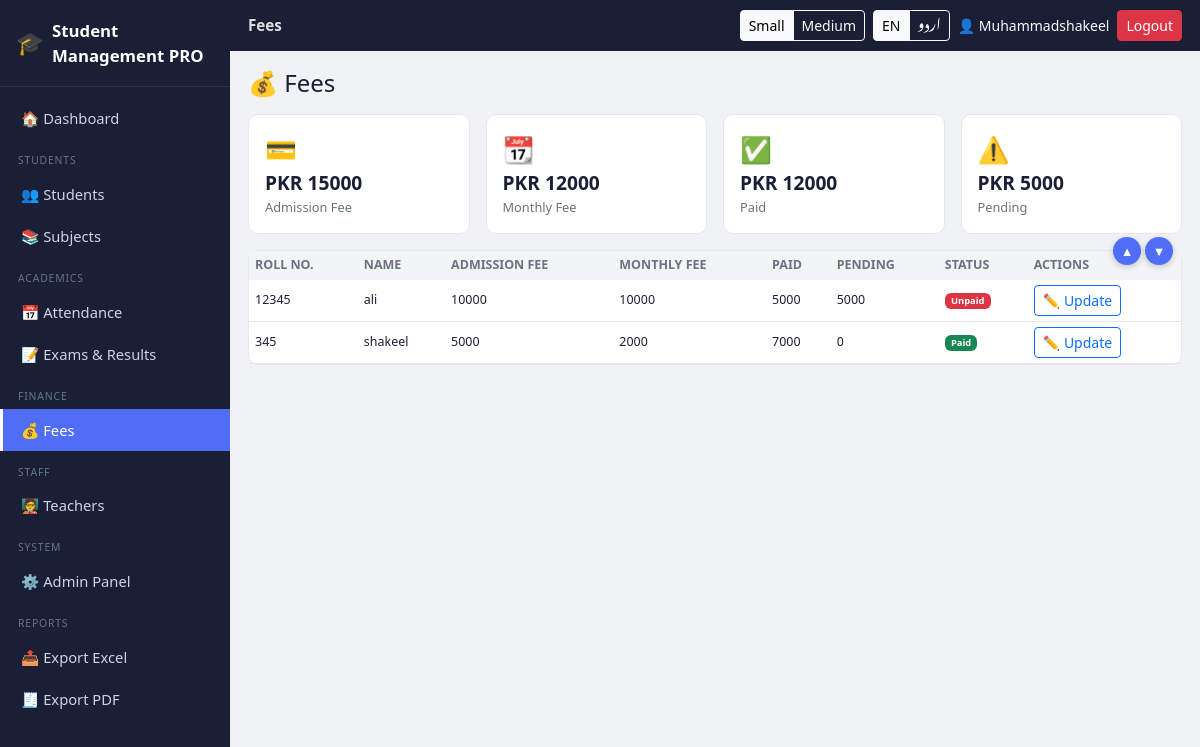
The app's page /fees (signed in) with its own data.
### tables this page shows
CREATE TABLE users(
        id INTEGER PRIMARY KEY AUTOINCREMENT,
        username TEXT UNIQUE NOT NULL,
        password_hash TEXT NOT NULL,
        full_name TEXT,
        role TEXT NOT NULL,
        density TEXT DEFAULT 'medium',
        created_at TEXT
    );

CREATE TABLE students(
        id INTEGER PRIMARY KEY AUTOINCREMENT,
        roll_no TEXT UNIQUE NOT NULL,
        name TEXT NOT NULL,
        father TEXT,
        email TEXT,
        class_name TEXT,
        age INTEGER,
        attendance REAL DEFAULT 100,
        student_user_id INTEGER,
        parent_user_id INTEGER,
        admission_fee REAL DEFAULT 5000,
        monthly_fee REAL DEFAULT 2000,
        fee_paid REAL DEFAULT 0,
        fee_pending REAL DEFAULT 7000,
        fee_status TEXT DEFAULT 'unpaid'
    );

### app.py (the view, shortened to what this page needs)
@app.route("/fees", methods=["GET", "POST"])
@login_required(roles=["admin"])
def fees_page():
    db = get_db()
    students = db.execute("SELECT * FROM students ORDER BY name").fetchall()
    totals = {
        "admission": sum(s["admission_fee"] for s in students),
        "monthly": sum(s["monthly_fee"] for s in students),
        "paid": sum(s["fee_paid"] for s in students),
        "pending": sum(s["fee_pending"] for s in students),
    }
    return render_template("fees.html", students=students, totals=totals)

### app.py (called while the page is built)
def get_db():
    if "db" not in g:
        g.db = sqlite3.connect(DB_PATH)
        g.db.row_factory = sqlite3.Row
        g.db.execute("PRAGMA foreign_keys = ON")
    return g.db

def current_user():
    uid = session.get("user_id")
    if not uid:
        return None
    db = get_db()
    return db.execute("SELECT * FROM users WHERE id=?", (uid,)).fetchone()

def login_required(roles=None):
    def deco(fn):
        @wraps(fn)
        def wrapper(*a, **kw):
            user = current_user()
            if not user:
                return redirect(url_for("login"))
            if roles and user["role"] not in roles:
                abort(403)
            return fn(*a, **kw)
        return wrapper
    return deco

@app.context_processor
def inject_globals():
    lang = session.get("lang", "en")
    return dict(
        t=get_translator(lang),
        lang=lang,
        current_user=current_user(),
        density=(current_user()["density"] if current_user() else session.get("density", "medium")),
    )

### translations.py (called while the page is built)
def get_translator(lang):
    table = TRANSLATIONS.get(lang, TRANSLATIONS["en"])
    def t(key):
        return table.get(key, TRANSLATIONS["en"].get(key, key))
    return t

### templates/fees.html (shortened to what this page needs)
{% extends "base.html" %}
{% block title %}{{ t('fees') }}{% endblock %}
{% block content %}
<h4 class="mb-3">💰 {{ t('fees') }}</h4>
<div class="row g-3 mb-3">
  <div class="col-6 col-md-3">
    <div class="stat-card"><div class="stat-icon">💳</div><div class="stat-value">PKR {{ "%.0f"|format(totals.admission) }}</div><div class="stat-label">{{ t('admission_fee') }}</div></div>
  </div>
  <div class="col-6 col-md-3">
    <div class="stat-card"><div class="stat-icon">📆</div><div class="stat-value">PKR {{ "%.0f"|format(totals.monthly) }}</div><div class="stat-label">{{ t('monthly_fee') }}</div></div>
  </div>
  <div class="col-6 col-md-3">
    <div class="stat-card"><div class="stat-icon">✅</div><div class="stat-value">PKR {{ "%.0f"|format(totals.paid) }}</div><div class="stat-label">{{ t('paid') }}</div></div>
  </div>
  <div class="col-6 col-md-3">
    <div class="stat-card"><div class="stat-icon">⚠️</div><div class="stat-value">PKR {{ "%.0f"|format(totals.pending) }}</div><div class="stat-label">{{ t('pending') }}</div></div>
  </div>
</div>
<div class="scroll-panel">
  <div class="scroll-arrows">
    <button class="scroll-arrow-btn" onclick="scrollPanel('feesTable','up')" title="{{ t('scroll_up') }}">▲</button>
    <button class="scroll-arrow-btn" onclick="scrollPanel('feesTable','down')" title="{{ t('scroll_down') }}">▼</button>
  </div>
  <div class="scroll-body" id="feesTable">
    <table class="pro-table">
      <thead><tr>
        <th>{{ t('roll_no') }}</th><th>{{ t('name') }}</th><th>{{ t('admission_fee') }}</th>
        <th>{{ t('monthly_fee') }}</th><th>{{ t('paid') }}</th><th>{{ t('pending') }}</th>
        <th>{{ t('status') }}</th><th>{{ t('actions') }}</th>
      </tr></thead>
      <tbody>
      {% for s in students %}
        <tr>
          <td>{{ s['roll_no'] }}</td><td>{{ s['name'] }}</td>
          <td>{{ "%.0f"|format(s['admission_fee']) }}</td>
          <td>{{ "%.0f"|format(s['monthly_fee']) }}</td>
          <td>{{ "%.0f"|format(s['fee_paid']) }}</td>
          <td>{{ "%.0f"|format(s['fee_pending']) }}</td>
          <td><span class="badge text-bg-{{ 'success' if s['fee_status']=='paid' else ('warning' if s['fee_status']=='partial' else 'danger') }}">{{ s['fee_status']|title }}</span></td>
          <td>
            <button class="btn btn-sm btn-outline-primary" type="button" data-bs-toggle="modal" data-bs-target="#feeModal{{ s['id'] }}">✏️ {{ t('update') }}</button>
          </td>
        </tr>
      {% else %}
        <tr><td colspan="8" class="text-center text-muted py-4">{{ t('no_data') }}</td></tr>
      {% endfor %}
      </tbody>
    </table>
  </div>
</div>
{% endblock %}

### templates/base.html (shortened to what this page needs)
<!DOCTYPE html>
<html lang="{{ lang }}" dir="{{ 'rtl' if lang == 'ur' else 'ltr' }}">
<head>
<link href="https://cdnjs.cloudflare.com/ajax/libs/bootstrap/5.3.3/css/bootstrap.min.css" rel="stylesheet">
<link href="{{ url_for('static', filename='css/style.css') }}" rel="stylesheet">
</head>
<body class="density-{{ density }} {{ 'rtl-mode' if lang == 'ur' else '' }}">
{% if current_user %}
<div class="d-flex app-shell">
  <nav class="sidebar d-none d-lg-flex flex-column">
    <div class="sidebar-brand">
      <span class="brand-icon">🎓</span>
      <span class="brand-text">{{ t('app_name') }}</span>
    </div>
    <div class="sidebar-nav">
      {% include "_nav_links.html" %}
    </div>
  </nav>
  <div class="main-col flex-grow-1">
    <header class="topbar d-flex align-items-center justify-content-between">
      <div class="d-flex align-items-center gap-2">
        <span class="topbar-title">{{ self.title() if self.title is defined else '' }}</span>
      </div>
      <div class="d-flex align-items-center gap-2 flex-wrap">
        <div class="btn-group btn-group-sm" role="group" aria-label="density">
          <a class="btn btn-outline-light {{ 'active' if density=='small' }}" href="{{ url_for('set_density', level='small') }}">{{ t('small') }}</a>
          <a class="btn btn-outline-light {{ 'active' if density=='medium' }}" href="{{ url_for('set_density', level='medium') }}">{{ t('medium') }}</a>
        </div>
        <div class="btn-group btn-group-sm" role="group" aria-label="lang">
          <a class="btn btn-outline-light {{ 'active' if lang=='en' }}" href="{{ url_for('set_lang', code='en') }}">EN</a>
          <a class="btn btn-outline-light {{ 'active' if lang=='ur' }}" href="{{ url_for('set_lang', code='ur') }}">اردو</a>
        </div>
        <span class="text-light small d-none d-sm-inline">👤 {{ current_user['full_name'] or current_user['username'] }}</span>
        <a class="btn btn-sm btn-danger" href="{{ url_for('logout') }}">{{ t('logout') }}</a>
      </div>
    </header>
    <main class="content-area">
      {% block content %}{% endblock %}
    </main>
  </div>
</div>
{% else %}
  {% block guest_content %}{% endblock %}
{% endif %}
</body>
</html>

### static/css/style.css (style rules this page uses)
:root { --sidebar-w: 230px; --navy: #1A1F36; --navy2: #252D4A; --accent: #4F6EF5; --bg: #F0F2F5; --card: #FFFFFF; --border: #E5E7EB; --text: #1A1F36; --text2: #6B7280; }
* { box-sizing: border-box; }
body { margin:0; background: var(--bg); color: var(--text); font-family: "Segoe UI", "Noto Nastaliq Urdu", system-ui, sans-serif; }
.app-shell { min-height: 100vh; }
.sidebar { width: var(--sidebar-w); min-width: var(--sidebar-w); background: var(--navy); color: #fff; height: 100vh; position: sticky; top: 0; }
.sidebar-brand { padding: 18px 16px; font-weight: 700; font-size: 1.05rem; border-bottom: 1px solid rgba(255,255,255,.08); display:flex; align-items:center; gap:8px; }
.brand-icon { font-size:1.4rem; }
.sidebar-nav { flex: 1 1 auto; overflow-y: auto; max-height: calc(100vh - 64px); padding: 10px 0 24px; scrollbar-width: thin; scrollbar-color: #475569 var(--navy); }
.topbar { background: var(--navy); color:#fff; padding: 10px 18px; position: sticky; top:0; z-index: 20; }
.topbar-title { font-weight:600; font-size: .95rem; opacity:.85; }
.main-col { min-height: 100vh; display:flex; flex-direction:column; }
.content-area { padding: 18px; flex:1 1 auto; }
.stat-card, .card-pro { background: var(--card); border: 1px solid var(--border); border-radius: 10px; padding: 16px; }
.stat-card .stat-icon { font-size: 1.6rem; }
.stat-card .stat-value { font-size: 1.5rem; font-weight:700; }
.stat-card .stat-label { color: var(--text2); font-size:.8rem; }
.scroll-panel { position: relative; border: 1px solid var(--border); border-radius: 10px; background: var(--card); }
.scroll-panel .scroll-body { max-height: 480px; overflow-y: auto; overflow-x: auto; }
.scroll-arrows { position:absolute; right: 8px; top: -14px; display:flex; gap:4px; z-index:5; }
.scroll-arrow-btn { background: var(--accent); color:#fff; border:none; width:28px; height:28px; border-radius:50%; font-size:.8rem; line-height:1; cursor:pointer; box-shadow: 0 2px 6px rgba(0,0,0,.2); }
table.pro-table { width:100%; border-collapse: collapse; }
table.pro-table thead th { background: #F3F4F6; position: sticky; top:0; z-index:2; font-size:.78rem; text-transform:uppercase; color:var(--text2); padding:10px 8px; white-space:nowrap; }
table.pro-table td { padding:9px 8px; border-bottom:1px solid var(--border); font-size:.9rem; white-space:nowrap; }
body.density-small table.pro-table td, body.density-small table.pro-table th { padding:5px 6px; font-size:.78rem; }
body.density-small .content-area { font-size:.85rem; }
body.density-small .stat-card .stat-value { font-size:1.2rem; }

### records on screen
users: density "Small", full_name "Muhammadshakeel"
students: fee_status "Paid", fee_status "PAID", roll_no "345", name "shakeel", admission_fee "5000", monthly_fee "2000", fee_paid "7000", fee_pending "0", t "Update"
students: roll_no "12345", name "ali", admission_fee "10000", monthly_fee "10000", fee_paid "5000", fee_pending "5000", fee_status "Unpaid", t "Update"

### other values on screen
{{ t('app_name') }} "Student Management PRO"
{{ t('dashboard') }} "Dashboard"
{{ t('students') }} "STUDENTS"
{{ t('students') }} "Students"
{{ t('subjects') }} "Subjects"
{{ t('attendance') }} "Attendance"
{{ t('exams_results') }} "Exams & Results"
{{ t('fees') }} "Fees"
{{ t('teachers') }} "Teachers"
{{ t('admin_panel') }} "Admin Panel"
{{ t('export_excel') }} "Export Excel"
{{ t('export_pdf') }} "Export PDF"
{{ t('medium') }} "Medium"
{{ t('logout') }} "Logout"
{{ "%.0f"|format(totals.admission) }} "15000"
